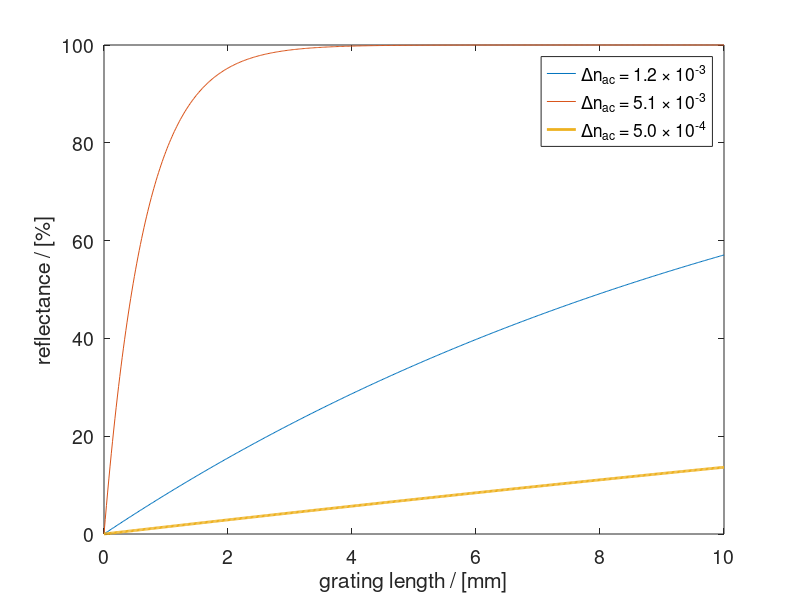

The MATLAB script that drew this image:
%% Further calculations for uniform grating.
% Looking into efficiency with grating length

%% Init
lam     = 780e-3;
sigma   = 3;
n_cl    = 1.4555;
n_co    = 1.4608;
dn      = 5e-3;
w_0     = 2.2719;

n_eff   = 1.4640; % This is from COMSOL simulation

%% Computing the efficiency
phi_deg = 90;
phi     = phi_deg*pi/180;

theta   = .5*phi; 
Lam     = lam./(n_cl * cos(phi) + n_eff);
K       = 2 * pi./Lam;

% dng = 1.2e-3
dn_g    = 1.2e-3;
kappa       = dn_g/n_eff;
beta        = 2 * pi * n_eff/lam;
w_the_sqd   = sigma^2 * w_0^2 / (sigma^2 + w_0^2) ./ sin(2*theta).^2;

alpha_ana = pi^2 * sqrt(2*pi) * w_the_sqd * kappa.^2 / w_0 / Lam.^2; 
alpha_ana = alpha_ana .* sin(phi) ./ (4*cos(theta).^4);
alpha_ana1= alpha_ana .* exp(-.5*w_the_sqd .* (2*beta*cos(theta).^2 - K).^2);

% dng = 5.1e-3
dn_g    = 5.1e-3;
kappa       = dn_g/n_eff;
beta        = 2 * pi * n_eff/lam;
w_the_sqd   = sigma^2 * w_0^2 / (sigma^2 + w_0^2) ./ sin(2*theta).^2;

alpha_ana = pi^2 * sqrt(2*pi) * w_the_sqd * kappa.^2 / w_0 / Lam.^2; 
alpha_ana = alpha_ana .* sin(phi) ./ (4*cos(theta).^4);
alpha_ana2= alpha_ana .* exp(-.5*w_the_sqd .* (2*beta*cos(theta).^2 - K).^2);

% dng = 5.0e-4
dn_g    = 5.0e-4;
kappa       = dn_g/n_eff;
beta        = 2 * pi * n_eff/lam;
w_the_sqd   = sigma^2 * w_0^2 / (sigma^2 + w_0^2) ./ sin(2*theta).^2;

alpha_ana = pi^2 * sqrt(2*pi) * w_the_sqd * kappa.^2 / w_0 / Lam.^2; 
alpha_ana = alpha_ana .* sin(phi) ./ (4*cos(theta).^4);
alpha_ana3= alpha_ana .* exp(-.5*w_the_sqd .* (2*beta*cos(theta).^2 - K).^2);

%% figure
lens  = linspace(0, 10, 2^9)*1e3; % [mm]
eff_case1 = 100*(1 - 10.^(-alpha_ana1*lens/log(10)));
eff_case2 = 100*(1 - 10.^(-alpha_ana2*lens/log(10)));
eff_case3 = 100*(1 - 10.^(-alpha_ana3*lens/log(10)));

lens = lens*1e-3;
figure(12); clf;
plot( ...
    lens, eff_case1, ...
    lens, eff_case2, ...
    lens, eff_case3, 'LineWidth', 2 ...
    );
xlabel('grating length / [mm]');
ylabel('reflectance / [%]');
legend( ...
    '{\Delta}n_{ac} = 1.2 \times 10^{-3}', ...
    '{\Delta}n_{ac} = 5.1 \times 10^{-3}', ...
    '{\Delta}n_{ac} = 5.0 \times 10^{-4}');
set(gca, 'FontSize', 14);

%% save data
save('length_efficiencies.mat', 'lens', ...
    'eff_case1', 'eff_case2', 'eff_case3')